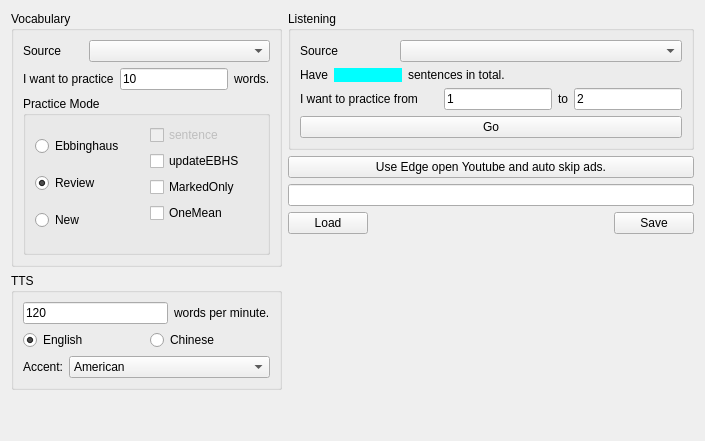
     <widget class="QWidget" name="tab_3">
      <attribute name="title">
       <string>Settings</string>
      </attribute>
      <layout class="QHBoxLayout" name="horizontalLayout_15">
       <item>
        <layout class="QVBoxLayout" name="verticalLayout_8">
         <item>
          <widget class="QGroupBox" name="groupBox_2">
           <property name="title">
            <string>Vocabulary</string>
           </property>
           <layout class="QVBoxLayout" name="verticalLayout_7">
            <item>
             <layout class="QHBoxLayout" name="horizontalLayout_7">
              <item>
               <widget class="QLabel" name="label_4">
                <property name="sizePolicy">
                 <sizepolicy hsizetype="Preferred" vsizetype="Preferred">
                  <horstretch>1</horstretch>
                  <verstretch>0</verstretch>
                 </sizepolicy>
                </property>
                <property name="text">
                 <string>Source</string>
                </property>
               </widget>
              </item>
              <item>
               <widget class="QComboBox" name="comboBox">
                <property name="sizePolicy">
                 <sizepolicy hsizetype="Preferred" vsizetype="Fixed">
                  <horstretch>3</horstretch>
                  <verstretch>0</verstretch>
                 </sizepolicy>
                </property>
               </widget>
              </item>
             </layout>
            </item>
            <item>
             <layout class="QHBoxLayout" name="horizontalLayout_8">
              <item>
               <widget class="QLabel" name="label_5">
                <property name="text">
                 <string>I want to practice</string>
                </property>
               </widget>
              </item>
              <item>
               <widget class="QLineEdit" name="lineEdit">
                <property name="text">
                 <string>10</string>
                </property>
               </widget>
              </item>
              <item>
               <widget class="QLabel" name="label_6">
                <property name="text">
                 <string>words.</string>
                </property>
               </widget>
              </item>
             </layout>
            </item>
            <item>
             <widget class="QGroupBox" name="groupBox">
              <property name="title">
               <string>Practice Mode</string>
              </property>
              <layout class="QHBoxLayout" name="horizontalLayout_9">
               <item>
                <layout class="QVBoxLayout" name="verticalLayout_4">
                 <item>
                  <widget class="QRadioButton" name="radioButton">
                   <property name="styleSheet">
                    <string notr="true"/>
                   </property>
                   <property name="text">
                    <string>Ebbinghaus</string>
                   </property>
                   <property name="checked">
                    <bool>false</bool>
                   </property>
                  </widget>
                 </item>
                 <item>
                  <widget class="QRadioButton" name="radioButton_2">
                   <property name="layoutDirection">
                    <enum>Qt::LeftToRight</enum>
                   </property>
                   <property name="text">
                    <string>Review</string>
                   </property>
                   <property name="checked">
                    <bool>true</bool>
                   </property>
                  </widget>
                 </item>
                 <item>
                  <widget class="QRadioButton" name="radioButton_3">
                   <property name="text">
                    <string>New</string>
                   </property>
                   <property name="checked">
                    <bool>false</bool>
                   </property>
                  </widget>
                 </item>
                </layout>
               </item>
               <item>
                <layout class="QVBoxLayout" name="verticalLayout_3">
                 <item>
                  <widget class="QCheckBox" name="checkBox">
                   <property name="enabled">
                    <bool>false</bool>
                   </property>
                   <property name="text">
                    <string>sentence</string>
                   </property>
                   <property name="checkable">
                    <bool>true</bool>
                   </property>
                  </widget>
                 </item>
                 <item>
                  <widget class="QCheckBox" name="checkBox_2">
                   <property name="text">
                    <string>updateEBHS</string>
                   </property>
                  </widget>
                 </item>
                 <item>
                  <widget class="QCheckBox" name="checkBox_4">
                   <property name="text">
                    <string>MarkedOnly</string>
                   </property>
                  </widget>
                 </item>
                 <item>
                  <widget class="QCheckBox" name="checkBox_5">
                   <property name="text">
                    <string>OneMean</string>
                   </property>
                  </widget>
                 </item>
                 <item>
                  <widget class="QLabel" name="label_13">
                   <property name="text">
                    <string/>
                   </property>
                  </widget>
                 </item>
                </layout>
               </item>
              </layout>
             </widget>
            </item>
           </layout>
          </widget>
         </item>
         <item>
          <widget class="QGroupBox" name="groupBox_4">
           <property name="title">
            <string>TTS</string>
           </property>
           <layout class="QVBoxLayout" name="verticalLayout_16">
            <item>
             <layout class="QHBoxLayout" name="horizontalLayout_2">
              <item>
               <widget class="QLineEdit" name="lineEdit_4">
                <property name="text">
                 <string>120</string>
                </property>
               </widget>
              </item>
              <item>
               <widget class="QLabel" name="label_22">
                <property name="text">
                 <string>words per minute.</string>
                </property>
               </widget>
              </item>
             </layout>
            </item>
            <item>
             <layout class="QHBoxLayout" name="horizontalLayout_17">
              <item>
               <widget class="QRadioButton" name="radioButton_5">
                <property name="text">
                 <string>English</string>
                </property>
                <property name="checked">
                 <bool>true</bool>
                </property>
               </widget>
              </item>
              <item>
               <widget class="QRadioButton" name="radioButton_4">
                <property name="text">
                 <string>Chinese</string>
                </property>
               </widget>
              </item>
             </layout>
            </item>
            <item>
             <layout class="QHBoxLayout" name="horizontalLayout_16">
              <item>
               <widget class="QLabel" name="label_23">
                <property name="text">
                 <string>Accent:</string>
                </property>
               </widget>
              </item>
              <item>
               <widget class="QComboBox" name="comboBox_3">
                <property name="sizePolicy">
                 <sizepolicy hsizetype="Expanding" vsizetype="Fixed">
                  <horstretch>0</horstretch>
                  <verstretch>0</verstretch>
                 </sizepolicy>
                </property>
                <item>
                 <property name="text">
                  <string>American</string>
                 </property>
                </item>
                <item>
                 <property name="text">
                  <string>British</string>
                 </property>
                </item>
               </widget>
              </item>
             </layout>
            </item>
           </layout>
          </widget>
         </item>
         <item>
          <spacer name="verticalSpacer_32">
           <property name="orientation">
            <enum>Qt::Vertical</enum>
           </property>
           <property name="sizeHint" stdset="0">
            <size>
             <width>20</width>
             <height>40</height>
            </size>
           </property>
          </spacer>
         </item>
        </layout>
       </item>
       <item>
        <layout class="QVBoxLayout" name="verticalLayout_6">
         <item>
          <widget class="QGroupBox" name="groupBox_3">
           <property name="title">
            <string>Listening</string>
           </property>
           <layout class="QHBoxLayout" name="horizontalLayout_13">
            <item>
             <layout class="QVBoxLayout" name="verticalLayout_5">
              <item>
               <layout class="QHBoxLayout" name="horizontalLayout_10">
                <item>
                 <widget class="QLabel" name="label_7">
                  <property name="sizePolicy">
                   <sizepolicy hsizetype="Preferred" vsizetype="Preferred">
                    <horstretch>1</horstretch>
                    <verstretch>0</verstretch>
                   </sizepolicy>
                  </property>
                  <property name="text">
                   <string>Source</string>
                  </property>
                 </widget>
                </item>
                <item>
                 <widget class="QComboBox" name="comboBox_2">
                  <property name="sizePolicy">
                   <sizepolicy hsizetype="Preferred" vsizetype="Fixed">
                    <horstretch>3</horstretch>
                    <verstretch>0</verstretch>
                   </sizepolicy>
                  </property>
                 </widget>
                </item>
               </layout>
              </item>
              <item>
               <layout class="QHBoxLayout" name="horizontalLayout_11">
                <item>
                 <widget class="QLabel" name="label_8">
                  <property name="sizePolicy">
                   <sizepolicy hsizetype="Preferred" vsizetype="Preferred">
                    <horstretch>0</horstretch>
                    <verstretch>0</verstretch>
                   </sizepolicy>
                  </property>
                  <property name="text">
                   <string>Have</string>
                  </property>
                 </widget>
                </item>
                <item>
                 <widget class="QLabel" name="label_10">
                  <property name="sizePolicy">
                   <sizepolicy hsizetype="Preferred" vsizetype="Preferred">
                    <horstretch>1</horstretch>
                    <verstretch>0</verstretch>
                   </sizepolicy>
                  </property>
                  <property name="styleSheet">
                   <string notr="true">background-color: Cyan</string>
                  </property>
                  <property name="text">
                   <string/>
                  </property>
                 </widget>
                </item>
                <item>
                 <widget class="QLabel" name="label_9">
                  <property name="sizePolicy">
                   <sizepolicy hsizetype="Preferred" vsizetype="Preferred">
                    <horstretch>4</horstretch>
                    <verstretch>0</verstretch>
                   </sizepolicy>
                  </property>
                  <property name="text">
                   <string>sentences in total.</string>
                  </property>
                 </widget>
                </item>
               </layout>
              </item>
              <item>
               <layout class="QHBoxLayout" name="horizontalLayout_12">
                <item>
                 <widget class="QLabel" name="label_11">
                  <property name="sizePolicy">
                   <sizepolicy hsizetype="Fixed" vsizetype="Fixed">
                    <horstretch>4</horstretch>
                    <verstretch>0</verstretch>
                   </sizepolicy>
                  </property>
                  <property name="minimumSize">
                   <size>
                    <width>138</width>
                    <height>0</height>
                   </size>
                  </property>
                  <property name="text">
                   <string>I want to practice from</string>
                  </property>
                 </widget>
                </item>
                <item>
                 <widget class="QLineEdit" name="lineEdit_2">
                  <property name="sizePolicy">
                   <sizepolicy hsizetype="Expanding" vsizetype="Fixed">
                    <horstretch>1</horstretch>
                    <verstretch>0</verstretch>
                   </sizepolicy>
                  </property>
                  <property name="text">
                   <string>1</string>
                  </property>
                 </widget>
                </item>
                <item>
                 <widget class="QLabel" name="label_12">
                  <property name="sizePolicy">
                   <sizepolicy hsizetype="Preferred" vsizetype="Preferred">
                    <horstretch>0</horstretch>
                    <verstretch>0</verstretch>
                   </sizepolicy>
                  </property>
                  <property name="text">
                   <string>to</string>
                  </property>
                 </widget>
                </item>
                <item>
                 <widget class="QLineEdit" name="lineEdit_3">
                  <property name="sizePolicy">
                   <sizepolicy hsizetype="Expanding" vsizetype="Fixed">
                    <horstretch>1</horstretch>
                    <verstretch>0</verstretch>
                   </sizepolicy>
                  </property>
                  <property name="text">
                   <string>2</string>
                  </property>
                 </widget>
                </item>
               </layout>
              </item>
              <item>
               <widget class="QPushButton" name="pushButton_4">
                <property name="text">
                 <string>Go</string>
                </property>
               </widget>
              </item>
             </layout>
            </item>
           </layout>
          </widget>
         </item>
         <item>
          <widget class="QPushButton" name="pushButton_11">
           <property name="text">
            <string>Use Edge open Youtube and auto skip ads.</string>
           </property>
          </widget>
         </item>
         <item>
          <widget class="QLineEdit" name="lineEdit_5"/>
         </item>
         <item>
          <layout class="QHBoxLayout" name="horizontalLayout_6">
           <item>
            <widget class="QPushButton" name="pushButton_8">
             <property name="text">
              <string>Load</string>
             </property>
            </widget>
           </item>
           <item>
            <spacer name="horizontalSpacer">
             <property name="orientation">
              <enum>Qt::Horizontal</enum>
             </property>
             <property name="sizeHint" stdset="0">
              <size>
               <width>40</width>
               <height>20</height>
              </size>
             </property>
            </spacer>
           </item>
           <item>
            <widget class="QPushButton" name="pushButton_7">
             <property name="text">
              <string>Save</string>
             </property>
            </widget>
           </item>
          </layout>
         </item>
         <item>
          <spacer name="verticalSpacer_2">
           <property name="orientation">
            <enum>Qt::Vertical</enum>
           </property>
           <property name="sizeHint" stdset="0">
            <size>
             <width>20</width>
             <height>40</height>
            </size>
           </property>
          </spacer>
         </item>
        </layout>
       </item>
      </layout>
     </widget>
